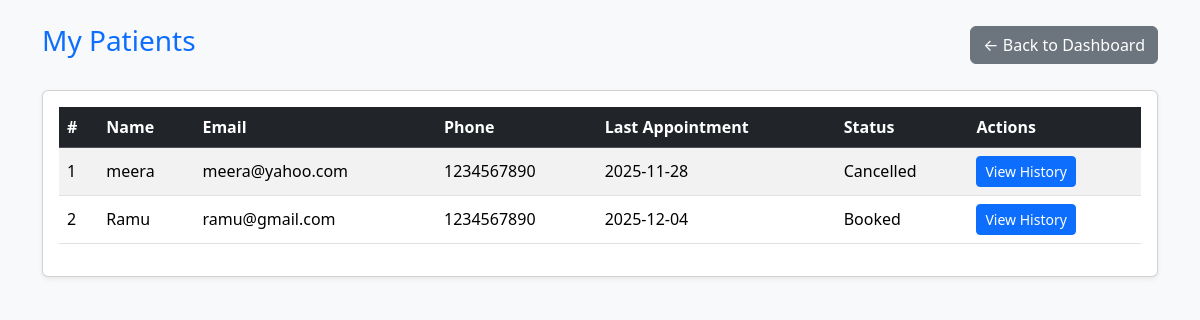
Screenshot of /doctor/patients (signed in) with the database file from the repository.
### app/models.py (models this page shows, shortened)
class User(UserMixin, db.Model):
    __tablename__ = 'users'
    id = db.Column(db.Integer, primary_key=True)
    role = db.Column(db.String(20), nullable=False)
    email = db.Column(db.String(120), unique=True, nullable=False)
    password_hash = db.Column(db.String(128), nullable=False)
    name = db.Column(db.String(120), nullable=False)
    phone = db.Column(db.String(20))
    department_id = db.Column(db.Integer, db.ForeignKey('departments.id'))  # NEW LINE
    created_at = db.Column(db.DateTime, default=datetime.utcnow)
    is_active = db.Column(db.Boolean, default=True)

class Appointment(db.Model):
    __tablename__ = 'appointments'
    id = db.Column(db.Integer, primary_key=True)
    patient_id = db.Column(db.Integer, db.ForeignKey('users.id'), nullable=False)
    doctor_id = db.Column(db.Integer, db.ForeignKey('users.id'), nullable=False)
    date = db.Column(db.Date, nullable=False)
    time = db.Column(db.Time, nullable=False)
    status = db.Column(db.String(20), default='Booked')
    created_at = db.Column(db.DateTime, default=datetime.utcnow)
    patient = db.relationship('User', foreign_keys=[patient_id], backref='patient_appointments')
    doctor = db.relationship('User', foreign_keys=[doctor_id], backref='doctor_appointments')
    treatment = db.relationship('Treatment', backref='appointment', uselist=False, cascade="all, delete")

### app/routes.py (the view)
    @app.route('/doctor/patients')
    @login_required
    def doctor_patients():
        if current_user.role != 'doctor':
            flash('Unauthorized access!', 'danger')
            return redirect(url_for('login'))
        patients = (
            db.session.query(User)
            .join(Appointment, Appointment.patient_id == User.id)
            .filter(Appointment.doctor_id == current_user.id)
            .distinct()
            .all()
        )
        latest_appointments = {}
        for p in patients:
            latest = (
                Appointment.query
                .filter_by(doctor_id=current_user.id, patient_id=p.id)
                .order_by(Appointment.date.desc(), Appointment.time.desc())
                .first()
            )
            latest_appointments[p.id] = latest
        return render_template('doctor_patients.html', patients=patients, latest_appointments=latest_appointments)

### app/__init__.py (called while the page is built)
def create_app():
    app = Flask(__name__, template_folder="templates")
    app.config['SQLALCHEMY_DATABASE_URI'] = 'sqlite:///hms.db'
    app.config['SQLALCHEMY_TRACK_MODIFICATIONS'] = False
    app.config['SECRET_KEY'] = 'dev-secret-change-this'
    db.init_app(app)
    login_manager.init_app(app)
    @login_manager.user_loader
    def load_user(user_id):
        return User.query.get(int(user_id))
    @app.route('/')
    def index():
        return render_template('index.html')
    from .routes import init_routes
    init_routes(app)
    return app

### app/templates/doctor_patients.html (shortened to what this page needs)
<!DOCTYPE html>
<html lang="en">
<head>
  <link href="https://cdn.jsdelivr.net/npm/bootstrap@5.3.2/dist/css/bootstrap.min.css" rel="stylesheet">
</head>
<body class="bg-light">
<div class="container mt-4">
  <div class="d-flex justify-content-between align-items-center mb-4">
    <h3 class="text-primary">My Patients</h3>
    <a href="{{ url_for('doctor_dashboard') }}" class="btn btn-secondary">← Back to Dashboard</a>
  </div>
  {% if patients %}
  <div class="card shadow-sm">
    <div class="card-body">
      <table class="table table-striped table-hover align-middle">
        <thead class="table-dark">
          <tr>
            <th>#</th>
            <th>Name</th>
            <th>Email</th>
            <th>Phone</th>
            <th>Last Appointment</th>
            <th>Status</th>
            <th>Actions</th>
          </tr>
        </thead>
        <tbody>
          {% for p in patients %}
          {% set latest = latest_appointments[p.id] %}
          <tr>
            <td>{{ loop.index }}</td>
            <td>{{ p.name }}</td>
            <td>{{ p.email }}</td>
            <td>{{ p.phone }}</td>
            <td>{{ latest.date if latest else '—' }}</td>
            <td>{{ latest.status if latest else '—' }}</td>
            <td>
              <a href="{{ url_for('view_patient_history', patient_id=p.id) }}" class="btn btn-sm btn-primary">
                View History
              </a>
            </td>
          </tr>
          {% endfor %}
        </tbody>
      </table>
    </div>
  </div>
  {% else %}
    <p>No patients found yet.</p>
  {% endif %}
</div>
</body>
</html>

### rows the page displays
User: name "meera", email "meera@yahoo.com", phone "1234567890"
Appointment: date "2025-11-28", status "Cancelled"
User: name "Ramu", email "ramu@gmail.com", phone "1234567890"
Appointment: date "2025-12-04", status "Booked"
